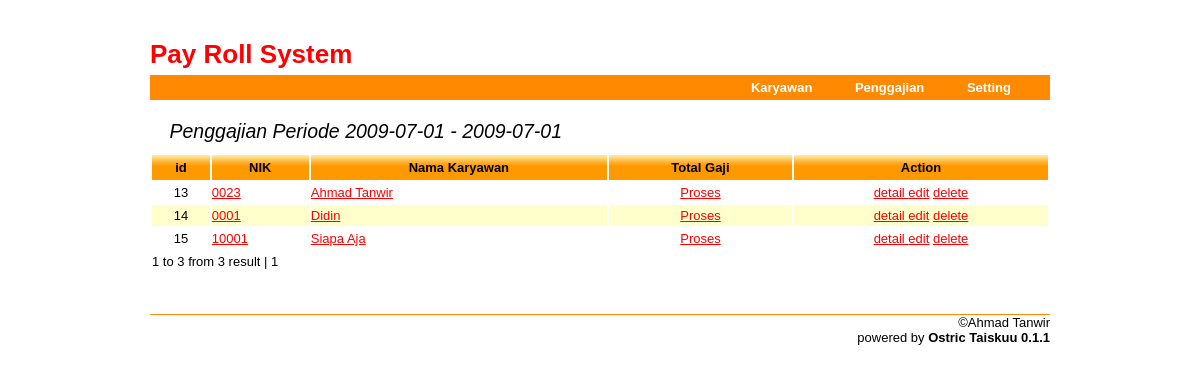
Page /index.php?c=penggajian/gaji&periode_id=9 on the committed database.
### tables this page shows
CREATE TABLE IF NOT EXISTS `Gaji` (
  `id` bigint(20) NOT NULL auto_increment,
  `nik` varchar(16) NOT NULL,
  `nama_lengkap` varchar(128) NOT NULL,
  `karyawan_id` bigint(20) NOT NULL,
  `periode_id` bigint(20) NOT NULL,
  `gaji_pokok` bigint(20) NOT NULL,
  `jumlah_kehadiran` int(11) NOT NULL,
  `jumlah_sakit` int(11) NOT NULL,
  `jumlah_izin` int(11) NOT NULL,
  `jumlah_jam_lembur_biasa` int(11) NOT NULL,
  `jumlah_jam_lembur_libur` int(11) NOT NULL,
  `jumlah_jam_lembur_minggu` int(11) NOT NULL,
  `tunjangan_jabatan` bigint(20) NOT NULL,
  `tunjangan_keluarga` bigint(20) NOT NULL,
  `tunjangan_lain` bigint(20) NOT NULL,
  `uang_lembur` bigint(20) NOT NULL,
  `uang_transport` bigint(20) NOT NULL,
  `uang_makan` bigint(20) NOT NULL,
  `bonus` bigint(20) NOT NULL,
  `potongan` bigint(20) NOT NULL,
  `total_gaji` bigint(20) NOT NULL,
  PRIMARY KEY  (`id`)
);

### core/Application.class.php (called while the page is built, shortened)
<?php
require_once ('./core/controller/Controller.class.php');
require_once ('./core/model/Model.class.php');
class Application
{
    public static function run()
    {
        $controller = null;
        $action = 'index';
        if (isset($_GET['c'])) {
            $req = $_GET['c'];
            $req = explode("/",$req);
            if (count($req) == 1){
                $controller = $req[0];
            } else if (count($req) == 2){
                $controller = $req[0];
                $action = $req[1];
            }
        } else {
            $config = include('./app/config/main.php');
            $controller = $config['defaultController'];
        }
        self::setRequest($controller,$action);
    }
    private static function setRequest($pcontroller, $paction){
        $params = $_GET;
        unset($params['c']);
        $controller =  new $className();
        $controller->setParams($params);
        $controller->$paction();
        $controller->getView()->render($paction);
    }
}

### index.php (called while the page is built, shortened)
<?php
App::run();

### core/model/Model.class.php (called while the page is built, shortened)
<?php
abstract class Model
{
    protected $db;
    protected $tableName;
    public $id = null;
    public $attributes = array();
    public $relations = array();
    private static $models = array();
    public function __construct($attributes = null)
    {
        $this->initialFields();
    }
    public function fromArray($attributes) {
        foreach ($attributes as $key => $value) {
            if(array_key_exists($key, $this->attributes)) {
                $this->attributes[$key]['value'] = $value;
            }
            if($key == 'id') {
                if(!is_array($value)){
                    $this->id = $value;
                }
            }
        }
    }
    private function dbsetup()
    {
        $config = include('./app/config/main.php');
        $dbstring = $config['db']['connectionString'];
        $dbuser = $config['db']['dbuser'];
        $dbpass = $config['db']['dbpass'];
        $this->db = new PDO($dbstring, $dbuser, $dbpass);
    }
    private function initialFields()
    {
        $statement = $this->query("select * from $this->tableName");
        $count = $statement->columnCount();
        for($i = 0; $i < $count; $i++) {
            $field = $statement->getColumnMeta($i);
            $attribute['type'] = $field['native_type'];
            $attribute['value'] = '';
            $this->attributes[$field['name']] = $attribute;
        }
    }
    public function __get($attribute)
    {
        if (array_key_exists($attribute, $this->attributes)) {
            return $this->attributes[$attribute]['value'];
        } else if (array_key_exists($attribute, $this->relations)) {
            return $this->getModel($attribute);
        } else {
            return $this->$attribute;
        }
    }
    private function getModel($mapped)
    {
        $classModel = $this->relations[$mapped]['model'];
        $foreign_key = $this->relations[$mapped]['foreign_key'];
        if(require_once("./app/models/$classModel.class.php")){
            $model = new $classModel();
        }
        if($this->relations[$mapped]['type'] == Model::HAS_MANY) {
            $objects = $model->findQuery("from $classModel where $foreign_key = ?", array($this->id));
            return $objects;
        } else if ($this->relations[$mapped]['type'] == Model::HAS_ONE) {
            $objects = $model->findQuery("from $classModel where $foreign_key = ? LIMIT 0, 1", array($this->id));
            return $objects[0];
        } else if ($this->relations[$mapped]['type'] == Model::BELONGS_TO) {
            $objects = $model->findQuery("from $classModel where id = ?", array($this->$foreign_key));
            return $objects[0];
        }
    }
    public function find($id)
    {
        $object = $this->findQuery("from $this->tableName where id = ? ", array($id));
        return $object[0];
    }
    public function findQuery($query,$params = array())
    {
        if (strtolower(substr($query,0,4)) == 'from'){
            $query = 'select * '.$query;
        }
        $query = str_replace(get_class($this), $this->tableName, $query);
        $statement = $this->db->prepare($query);
        $statement->execute($params);
        $objects = array();
        while ($attributes = $statement->fetch(PDO::FETCH_ASSOC)) {
            $object = new $self($attributes);
            $object->id = $attributes['id'];
            $objects[] = $object;
        }
        return $objects;
    }
    public function query($query, $params = array())
    {
        $statement = $this->db->prepare($query);
        $statement->execute($params);
        return $statement;
    }
    public static function model($className)
    {
        if(isset(self::$models[$className])) {
            return self::$models[$className];
        } else {
            $model = self::$models[$className] =  new $className();
            return $model;
        }
    }
    public function setTableName($tableName)
    {
        $this->tableName = $tableName;
    }
}

### app/config/main.php (called while the page is built)
<?php
return array(
    'defaultController' => 'karyawan',
    'db' => array(
        'connectionString'  =>  'mysql:host=localhost;dbname=sia_payroll',
        'dbuser'            =>  'root',
        'dbpass'            =>  'rahasia'
    )
);

### app/controllers/PenggajianController.class.php (called while the page is built, shortened)
<?php
class PenggajianController extends ApplicationController
{
    public function gaji()
    {
        $p = $this->params['periode_id'];
        $this->periode = Periode::m()->find($p);
        $paginate = new Paginate(new Gaji(),Html::url('penggajian/gaji',array('periode_id' => $this->params['periode_id'])));
    }
}

### app/models/Periode.class.php (called while the page is built, shortened)
<?php
class Periode extends Model
{
    public static function m()
    {
        return parent::model(__CLASS__);
    }
}

### core/controller/Controller.class.php (called while the page is built, shortened)
<?php
require_once ('./core/view/helpers/Html.class.php');
require_once ('./core/model/Model.class.php');
require_once ('./core/component/FormModel.class.php');
require_once ('./core/component/Paginate.class.php');
class Controller extends AbstractController
{
    public function setParams($params)
    {
        $this->params = $params;
    }
}

### core/view/helpers/Html.class.php (called while the page is built, shortened)
<?php
class Html{
    public static function url($url,$params = null)
    {
        $u  = $_SERVER['SCRIPT_NAME'] .'?c='. $url;
        if(is_array($params) && $params != null) {
            foreach($params as $k => $v) {
                $u .= "&$k=$v";
            }
        }
        return $u;
    }
}

### app/views/penggajian/gaji.tpl.php (the view)
<h2>Penggajian Periode <?php echo $periode->start .' - '.$periode->start ?></h2>
<table class="data">
    <thead>
        <tr>
            <th>id</th>
            <th>NIK</th>
            <th>Nama Karyawan</th>
            <th>Total Gaji</th>
            <th>Action</th>
        </tr>
    </thead>
    <tbody>
        <?php foreach($paginate->paginate() as $gaji):?>
        <tr>
            <td align="center"><?php echo $gaji->id ?></td>
            <td>
                <a href="<?php echo Html::url('karyawan/detail',array('id'=>$gaji->karyawan->id))?>">
                    <?php echo $gaji->nik ?>
                </a>
            </td>
            <td>
                <a href="<?php echo Html::url('karyawan/detail',array('id'=>$gaji->karyawan->id))?>">
                    <?php echo $gaji->nama_lengkap ?>
                </a>
            </td>
            <td align="center">
                <?php if($gaji->total_gaji==0): ?>
                    <a href="<?php echo Html::url('penggajian/proses',array('id'=>$gaji->id))?>">Proses</a>
                <?php else:?>
                    <?php echo $gaji->total_gaji ?>
                <?php endif?>
            </td>
            <td align="center">
                <a href="<?php echo Html::url('penggajian/detail',array('id'=>$gaji->id))?>">
                    detail
                </a>
                <a href="<?php echo Html::url('penggajian/proses',array('id'=>$gaji->id))?>">edit</a>
                <a href="<?php echo Html::url('penggajian/delete',array('id'=>$gaji->id,'periode'=>$periode->id))?>">
                    delete
                </a>
            </td>
        </tr>
        <?php endforeach?>
    </tbody>
    <tfoot>
        <tr>
            <td colspan="5"><?php echo $paginate->navigation() ?></td>
        </tr>
    </tfoot>
</table>

### media/css/main.css (style rules this page uses)
* { padding:0; margin:0; }
div a { color:#f00; }
html,body { font-family:sans-serif; font-size:small; text-align:center; }
div.content h2 { font-weight:normal; margin:20px auto 10px 0; padding-left:1em; font-style:italic; }
table a { color:#f00; }
table.data { width:100%; font-size:small; margin:0 auto; }
table.data th { padding:5px; background:url(../images/bg_thead.png); }
table.data tr.even { background:#ffffcc; }
table.data td { padding:3px 0; }
table.data a { color:#f00; }

### rows in the picture
gaji: id "13", nik "0023", nama_lengkap "Ahmad Tanwir"
gaji: id "14", nik "0001", nama_lengkap "Didin"
gaji: id "15", nik "10001", nama_lengkap "Siapa Aja"

### other values in the picture
$periode->start "2009-07-01"
$paginate->navigation() "1 to 3 from 3 result |"
